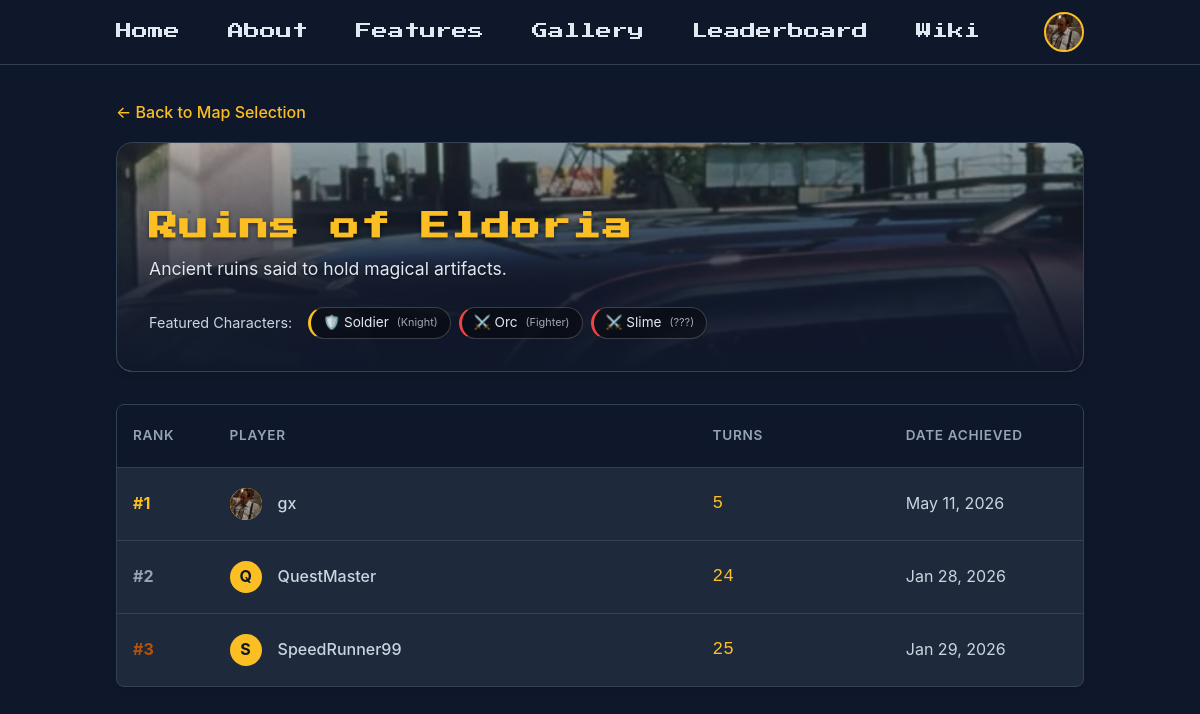
The page /map_leaderboard.php?id=2 (signed in) on the database its author committed.
### tables this page shows
CREATE TABLE `users` (
  `id` int(11) NOT NULL,
  `username` varchar(50) NOT NULL,
  `email` varchar(100) NOT NULL,
  `password` varchar(255) NOT NULL,
  `admin` tinyint(1) NOT NULL DEFAULT 0,
  `reset_token` varchar(100) DEFAULT NULL,
  `reset_token_expires` datetime DEFAULT NULL,
  `created_at` timestamp NOT NULL DEFAULT current_timestamp(),
  `profile_picture` varchar(255) DEFAULT 'uploads/profiles/default.png',
  `api_token` varchar(64) DEFAULT NULL
);

CREATE TABLE `maps` (
  `id` int(11) NOT NULL,
  `name` varchar(60) NOT NULL,
  `bg` varchar(255) DEFAULT NULL,
  `description` text DEFAULT NULL,
  `created_at` timestamp NOT NULL DEFAULT current_timestamp()
);

CREATE TABLE `characters` (
  `character_id` int(11) NOT NULL,
  `name` varchar(50) NOT NULL,
  `class_id` int(11) NOT NULL,
  `ally` tinyint(1) DEFAULT 1,
  `base_hp` int(11) NOT NULL,
  `base_str` int(11) NOT NULL,
  `base_dex` int(11) NOT NULL,
  `base_skill` int(11) NOT NULL,
  `base_def` int(11) NOT NULL,
  `base_luck` int(11) NOT NULL,
  `base_move` int(11) NOT NULL,
  `description` text DEFAULT NULL,
  `image_url` varchar(255) DEFAULT NULL
);

CREATE TABLE `classes` (
  `class_id` int(11) NOT NULL,
  `name` varchar(50) NOT NULL,
  `description` text DEFAULT NULL,
  `image_url` varchar(255) DEFAULT NULL
);

CREATE TABLE `scores` (
  `score_id` int(11) UNSIGNED NOT NULL,
  `user_id` int(11) NOT NULL,
  `map_id` int(11) NOT NULL,
  `turns` int(11) NOT NULL,
  `date` datetime DEFAULT current_timestamp()
);

### config.php (called while the page is built, shortened)
<?php
function getDBConnection() {
    $conn = new mysqli(DB_HOST, DB_USER, DB_PASS, DB_NAME, DB_PORT);
    return $conn;
}
function getCurrentUser() {
    $conn = getDBConnection();
    $user_id = $_SESSION['user_id'];
    $stmt = $conn->prepare("SELECT id, username, email, profile_picture, admin FROM users WHERE id = ?");
    $stmt->bind_param("i", $user_id);
    $stmt->execute();
    $result = $stmt->get_result();
    $user = $result->fetch_assoc();
    return $user;
}
?>

### map_leaderboard.php (the view, shortened to what this page needs)
<?php
require_once 'config.php';
$user = getCurrentUser();
$conn = getDBConnection();
$currentPage = basename($_SERVER['PHP_SELF']);
$isHomePage = ($currentPage === 'index.php' || $currentPage === '');
$map_id = isset($_GET['id']) ? (int)$_GET['id'] : 0;
$map_stmt = $conn->prepare("SELECT * FROM maps WHERE id = ?");
$map_stmt->bind_param("i", $map_id);
$map_stmt->execute();
$map_info = $map_stmt->get_result()->fetch_assoc();
$derivedFileName = strtolower(str_replace(' ', '_', $map_info['name'])) . '.jpg';
$derivedPath = 'uploads/maps/' . $derivedFileName;
if (file_exists($derivedPath)) {
    $bgImage = $derivedPath;
} elseif (!empty($map_info['bg'])) {
    $bgImage = htmlspecialchars(strpos($map_info['bg'], 'uploads/maps/') !== false ? $map_info['bg'] : 'uploads/maps/' . basename($map_info['bg']));
} else {
    $bgImage = 'uploads/maps/default-map.jpg';
}
$char_sql = "SELECT c.name, cl.name as class_name, c.ally
             FROM map_characters mc
             JOIN characters c ON mc.character_id = c.character_id
             JOIN classes cl ON c.class_id = cl.class_id
             WHERE mc.map_id = ?";
$char_stmt = $conn->prepare($char_sql);
$char_stmt->bind_param("i", $map_id);
$char_stmt->execute();
$chars_result = $char_stmt->get_result();
$score_sql = "SELECT s.turns, s.date, u.username, u.profile_picture
              FROM scores s
              JOIN users u ON s.user_id = u.id
              WHERE s.map_id = ?
              ORDER BY s.turns ASC, s.date DESC LIMIT 50";
$score_stmt = $conn->prepare($score_sql);
$score_stmt->bind_param("i", $map_id);
$score_stmt->execute();
$scores_result = $score_stmt->get_result();
?>
<!DOCTYPE html>
<html lang="en">
<head>
    <link rel="stylesheet" href="styles.css">
</head>
<body>
    <nav class="nav">
        <div class="nav-container">
            <div class="nav-links">
                <?php if (!$isHomePage): ?><a href="index.php#home">Home</a><?php endif; ?>
                <a href="index.php#about">About</a>
                <a href="index.php#features">Features</a>
                <a href="index.php#gallery">Gallery</a>
                <a href="leaderboard.php" class="active">Leaderboard</a>
                <a href="wiki.php">Wiki</a>
                <?php if ($user): ?>
                    <div class="user-menu nav-user-menu">
                        <div class="user-avatar" onclick="toggleUserMenu(event)">
                            <?php if (!empty($user['profile_picture']) && $user['profile_picture'] !== 'uploads/profiles/default.png'): ?>
                                <img src="<?php echo htmlspecialchars($user['profile_picture']); ?>" alt="Profile">
                            <?php else: ?>
                                <?php echo strtoupper(substr($user['username'], 0, 1)); ?>
                            <?php endif; ?>
                        </div>
                    </div>
                <?php else: ?>
                    <a href="login.php" class="btn btn-outline btn-login-desktop">Login</a>
                <?php endif; ?>
            </div>
        </div>
    </nav>
    <div class="map-leaderboard-container">
        <a href="leaderboard.php" class="back-btn">← Back to Map Selection</a>
        <div class="map-header" style="background-image: url('<?php echo $bgImage; ?>');">
            <div class="map-header-overlay"></div>
            <div class="map-header-content">
                <h1 class="map-title"><?php echo htmlspecialchars($map_info['name']); ?></h1>
                <p class="map-desc"><?php echo htmlspecialchars($map_info['description']); ?></p>
                <?php if ($chars_result->num_rows > 0): ?>
                    <div class="char-container">
                        <span class="featured-chars-label">Featured Characters:</span>
                        <?php while($char = $chars_result->fetch_assoc()): ?>
                            <div class="char-tag <?php echo $char['ally'] ? 'char-ally' : 'char-enemy'; ?>">
                                <?php echo $char['ally'] ? '🛡️' : '⚔️'; ?>
                                <?php echo htmlspecialchars($char['name']); ?>
                                <span class="char-class-label">(<?php echo htmlspecialchars($char['class_name']); ?>)</span>
                            </div>
                        <?php endwhile; ?>
                    </div>
                <?php endif; ?>
            </div>
        </div>
        <div class="table-wrapper">
            <?php if ($scores_result->num_rows > 0): ?>
            <table>
                <thead>
                    <tr>
                        <th width="10%">Rank</th>
                        <th width="50%">Player</th>
                        <th width="20%">Turns</th>
                        <th width="20%">Date Achieved</th>
                    </tr>
                </thead>
                <tbody>
                    <?php
                    $rank = 1;
                    while($row = $scores_result->fetch_assoc()):
                        $rankClass = $rank <= 3 ? "rank-$rank" : "";
                    ?>
                    <tr>
                        <td class="<?php echo $rankClass; ?>">#<?php echo $rank; ?></td>
                        <td>
                            <div class="user-flex">
                                <div class="avatar">
                                    <?php if (!empty($row['profile_picture']) && $row['profile_picture'] !== 'uploads/profiles/default.png'): ?>
                                        <img src="<?php echo htmlspecialchars($row['profile_picture']); ?>" alt="Profile">
                                    <?php else: ?>
                                        <?php echo strtoupper(substr($row['username'], 0, 1)); ?>
                                    <?php endif; ?>
                                </div>
                                <?php echo htmlspecialchars($row['username']); ?>
                            </div>
                        </td>
                        <td class="score-turns"><?php echo htmlspecialchars($row['turns']); ?></td>
                        <td><?php echo date('M j, Y', strtotime($row['date'])); ?></td>
                    </tr>
                    <?php $rank++; endwhile; ?>
                </tbody>
            </table>
            <?php endif; ?>
        </div>
    </div>
</body>
</html>

### rows shown on the page
users: profile_picture (picture)
maps: name "Ruins of Eldoria", description "Ancient ruins said to hold magical artifacts."
characters: name "Soldier", class.name "Knight"
characters: name "Orc", class.name "Fighter"
characters: name "Slime", class.name "???"
scores: user.profile_picture (picture), user.username "gx", turns "5", date "May 11, 2026"
scores: user.username "Q", user.username "QuestMaster", turns "24", date "Jan 28, 2026"
scores: user.username "S", user.username "SpeedRunner99", turns "25", date "Jan 29, 2026"
